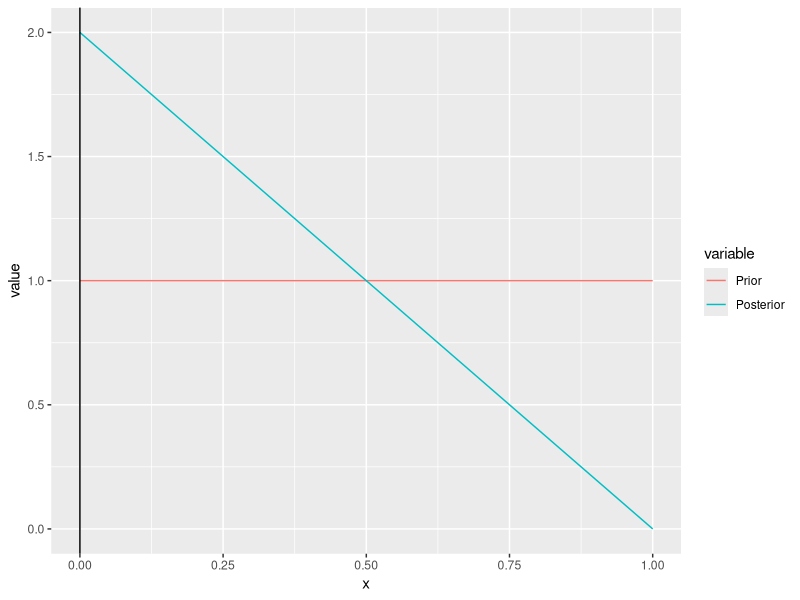
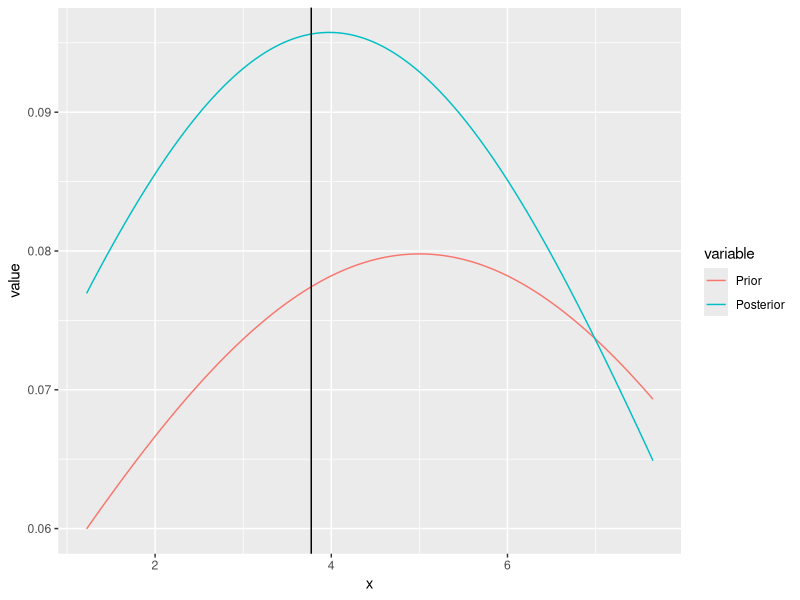

Write the R code that produced these figures, in order.
#Inference for Binomial with Beta Prior
BBB<-function(n,p,alpha,beta)
{
  require(ggplot2)
  require(reshape2)
  xx<-rbinom(1,n,p)
  p_hat<-xx/n
  print("Observed Proportion, Posterior Mean")
  p_hat_Post<-(alpha+xx)/(n+alpha+beta)
  print(c(p_hat,p_hat_Post))
  x  <- seq(0, 1, 0.01)
  Prior <- dbeta(x,alpha,beta)
  Posterior <- dbeta(x,alpha+xx,n+beta-xx)

  df <- data.frame(x, Prior, Posterior)
  
  # melt the data to a long format
  df2 <- reshape2::melt(data = df, id.vars = "x")
  
  # plot, using the aesthetics argument 'colour'
  ggplot(data = df2, aes(x = x, y = value, colour = variable)) + geom_line() + geom_vline(xintercept=p_hat)

 
}

n<-1
p<-0.3
alpha<-1
beta<-1

BBB(n,p,alpha,beta)
#Inference for Normal with Normal Prior
BNN<-function(n,mu,sigma,theta,tau)
{
  require(ggplot2)
  require(reshape2)
  xx<-rnorm(n,mu,sigma)
  xbar<-mean(xx)
  theta_post<-(theta*sigma^2+n*xbar*tau^2)/(sigma^2+n*tau^2)
  tau_post<-(sigma^2*tau^2)/(sigma^2+n*tau^2)
  print("Observed Mean, Posterior Mean")
  xbar_Post<-theta_post
  print(c(xbar,xbar_Post))
  a<-min(xx)-1
  b<-max(xx)+1
  x  <- seq(a, b, 0.01)
  Prior <- dnorm(x,theta,tau)
  Posterior <- dnorm(x,theta_post,tau_post)

  df <- data.frame(x, Prior, Posterior)
  
  # melt the data to a long format
  df2 <- reshape2::melt(data = df, id.vars = "x")
  
  # plot, using the aesthetics argument 'colour'
  ggplot(data = df2, aes(x = x, y = value, colour = variable)) + geom_line() + geom_vline(xintercept=xbar)
  
  
}
# Modified BBB and BNN parameters to observe posterior behavior
BNN(5,5,5,5,5)
